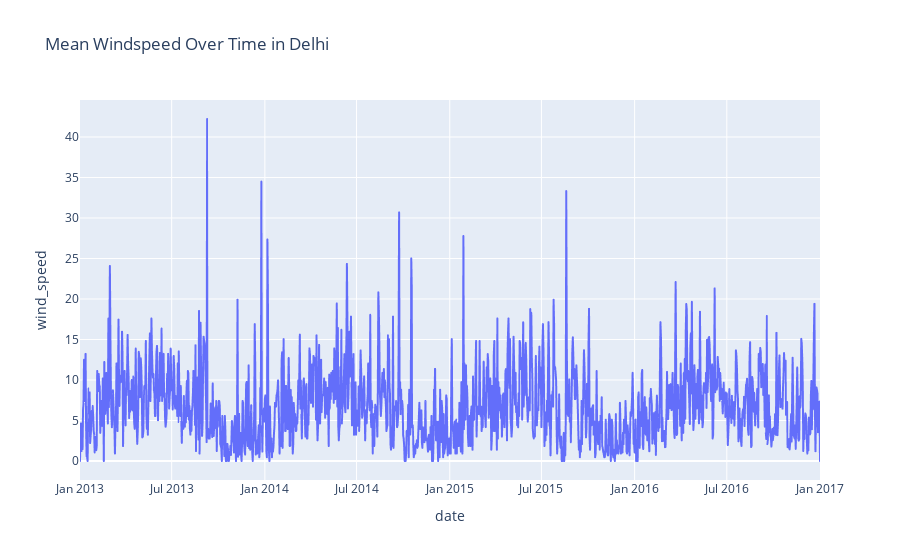

The notebook cell saved with this chart:
### Code cell
figure = px.line(df, x='date', y='wind_speed', title='Mean Windspeed Over Time in Delhi')
figure.show()

### Figure 1 — Plotly figure (JSON) as saved in the notebook; plotly's stock layout.template omitted (floating-point values rounded to 4 significant figures; data arrays with more than 128 entries replaced by an {"elided": "..."} marker saying what was removed)
{"data": [{"hovertemplate": "date=%{x}<br>wind_speed=%{y}<extra></extra>", "legendgroup": "", "line": {"color": "#636efa", "dash": "solid"}, "marker": {"symbol": "circle"}, "mode": "lines", "name": "", "showlegend": false, "x": {"elided": "1462 str values"}, "xaxis": "x", "y": {"elided": "1462 float values"}, "yaxis": "y", "type": "scattergl"}], "layout": {"xaxis": {"anchor": "y", "domain": [0.0, 1.0], "title": {"text": "date"}}, "yaxis": {"anchor": "x", "domain": [0.0, 1.0], "title": {"text": "wind_speed"}}, "legend": {"tracegroupgap": 0}, "title": {"text": "Mean Windspeed Over Time in Delhi"}}}
